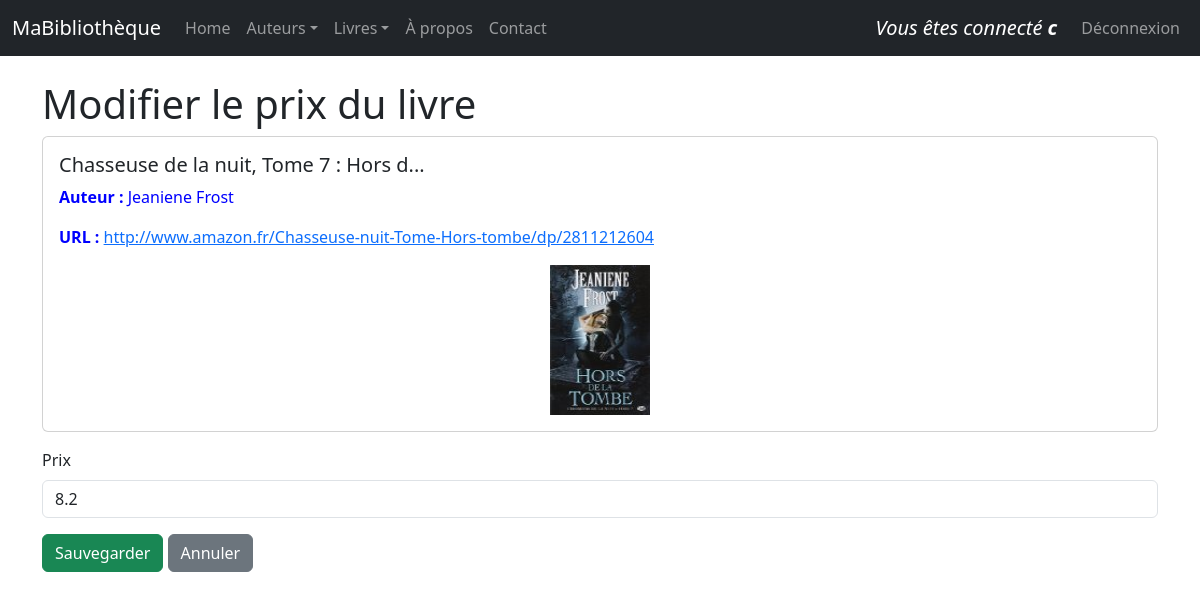
/livres/41/update/ (signed in), run on the app's committed database.
### monApp/models.py (models this page shows, shortened)
class User(db.Model, UserMixin):
    Login = db.Column(db.String(50), primary_key=True)
    Password = db.Column(db.String(64))

class Livre(db.Model):
    idL = db.Column(db.Integer, primary_key=True)
    Titre = db.Column(db.String(128), nullable=False)
    Prix = db.Column(db.Float)
    Url = db.Column(db.String(256))
    Img = db.Column(db.String(256))
    auteur_id = db.Column(db.Integer, db.ForeignKey('auteur.idA'), nullable=False)
    auteur = db.relationship("Auteur", backref=db.backref("livres", lazy="dynamic", cascade="all, delete-orphan"))
    __table_args__ = (db.UniqueConstraint('Titre', 'auteur_id', name='_titre_auteur_uc'),)

class Auteur(db.Model):
    idA = db.Column(db.Integer, primary_key=True)
    Nom = db.Column(db.String(100), unique=True, nullable=False)

### monApp/views.py (the view)
@app.route('/livres/<idL>/update/')
@login_required
def updateLivre(idL):
    unLivre = Livre.query.get(idL)
    unForm = FormLivre(idL=unLivre.idL, Titre=unLivre.Titre, Prix=unLivre.Prix,
                       Url=unLivre.Url, Img=unLivre.Img, auteur_id=unLivre.auteur_id)
    unForm.auteur_id.choices = [(a.idA, a.Nom) for a in Auteur.query.all()]
    return render_template("livre_update.html", selectedLivre=unLivre, updateForm=unForm)

### monApp/forms.py
class FormLivre(FlaskForm):
    idL = HiddenField('idL')
    Titre = StringField('Titre', validators=[DataRequired()])
    Prix = FloatField('Prix', validators=[DataRequired()])
    Url = StringField('URL', validators=[DataRequired()])
    Img = StringField('Image', validators=[DataRequired()])
    auteur_id = SelectField('Auteur', coerce=int, validators=[DataRequired()])

### monApp/models.py (called while the page is built)
@login_manager.user_loader
def load_user(username):
    return db.session.get(User, username)

### monApp/templates/livre_update.html (shortened to what this page needs)
{% extends "base.html" %}
{% block main %}
<h1>Modifier le prix du livre</h1>
<div class="card mb-3">
    <div class="card-body">
        <h5 class="card-title">{{ selectedLivre.Titre }}</h5>
        <p class="card-text"><strong>Auteur :</strong> {{ selectedLivre.auteur.Nom }}</p>
        <p class="card-text"><strong>URL :</strong> <a href="{{ selectedLivre.Url }}" target="_blank">{{ selectedLivre.Url }}</a></p>
        <div class="text-center">
            <img src="{{ url_for('static', filename='images/' + selectedLivre.Img) }}" alt="Couverture" width="100" height="150">
        </div>
    </div>
</div>
<form method="POST" action="{{ url_for('saveLivre') }}">
    <div class="mb-3">
        {{ updateForm.Prix.label(class="form-label") }}
        {{ updateForm.Prix(class="form-control") }}
    </div>
    <button type="submit" class="btn btn-success">Sauvegarder</button>
    <a href="{{ url_for('viewLivre', idL=selectedLivre.idL) }}" class="btn btn-secondary">Annuler</a>
</form>
{% endblock %}

### monApp/templates/base.html (shortened to what this page needs)
<html>
    <head>
        <link rel="stylesheet" href="{{ url_for('static', filename='style.css') }}">
        <link href="https://cdn.jsdelivr.net/npm/bootstrap@5.3.0/dist/css/bootstrap.min.css" rel="stylesheet">
    </head>
    <body>
        {% block navbar %}
        <nav class="navbar navbar-expand-md navbar-dark bg-dark fixed-top">
            <div class="container-fluid">
                <a class="navbar-brand">MaBibliothèque</a>
                <div class="collapse navbar-collapse" id="mainNavbar">
                    <ul class="navbar-nav me-auto mb-2 mb-md-0">
                        <li class="nav-item">
                            <a class="nav-link" href="{{ url_for('index') }}">Home</a>
                        </li>
                        <li class="nav-item dropdown">
                            <a class="nav-link dropdown-toggle" href="#" id="auteursDropdown" role="button" data-bs-toggle="dropdown" aria-expanded="false">Auteurs</a>
                        </li>
                        <li class="nav-item dropdown">
                            <a class="nav-link dropdown-toggle" href="#" id="livresDropdown" role="button" data-bs-toggle="dropdown" aria-expanded="false">Livres</a>
                        </li>
                        <li class="nav-item">
                            <a class="nav-link" href="{{ url_for('about') }}">À propos</a>
                        </li>
                        <li class="nav-item">
                            <a class="nav-link" href="{{ url_for('contact') }}">Contact</a>
                        </li>
                    </ul>
                    <ul class="nav navbar-nav navbar-right">
                        {% if current_user.is_authenticated %}
                            <a class="navbar-brand">
                                <em>Vous êtes connecté <strong>{{ current_user.Login }}</strong></em>
                            </a>
                            <li class="nav-item">
                                <a class="nav-link" href="{{ url_for('logout') }}">Déconnexion</a>
                            </li>
                        {% else %}
                            <li class="nav-item">
                                <a class="nav-link" href="{{ url_for('login') }}">Se connecter</a>
                            </li>
                        {% endif %}
                    </ul>
                </div>
            </div>
        </nav>
        {% endblock %}
        {% block content %}
            <main id="main" role="main" class="container">
            {% block main %}{% endblock %}
        </main>
        {% endblock %}
    </body>
</html>

### monApp/static/style.css (style rules this page uses)
h1 { color : red; font-size: 50px; }
p { color: blue; }
#main { margin-top: 5em; }
body { font-family: sans-serif; }

### data on the page
User: Login "c"
Livre: Titre "Chasseuse de la nuit, Tome 7 : Hors d...", Url "http://www.amazon.fr/Chasseuse-nuit-Tome-Hors-tombe/dp/2811212604", Img (picture), Prix "8.2"
Auteur: auteur.Nom "Jeaniene Frost"

### other printed values
{{ updateForm.Prix.label(class="form-label") }} "Prix"
